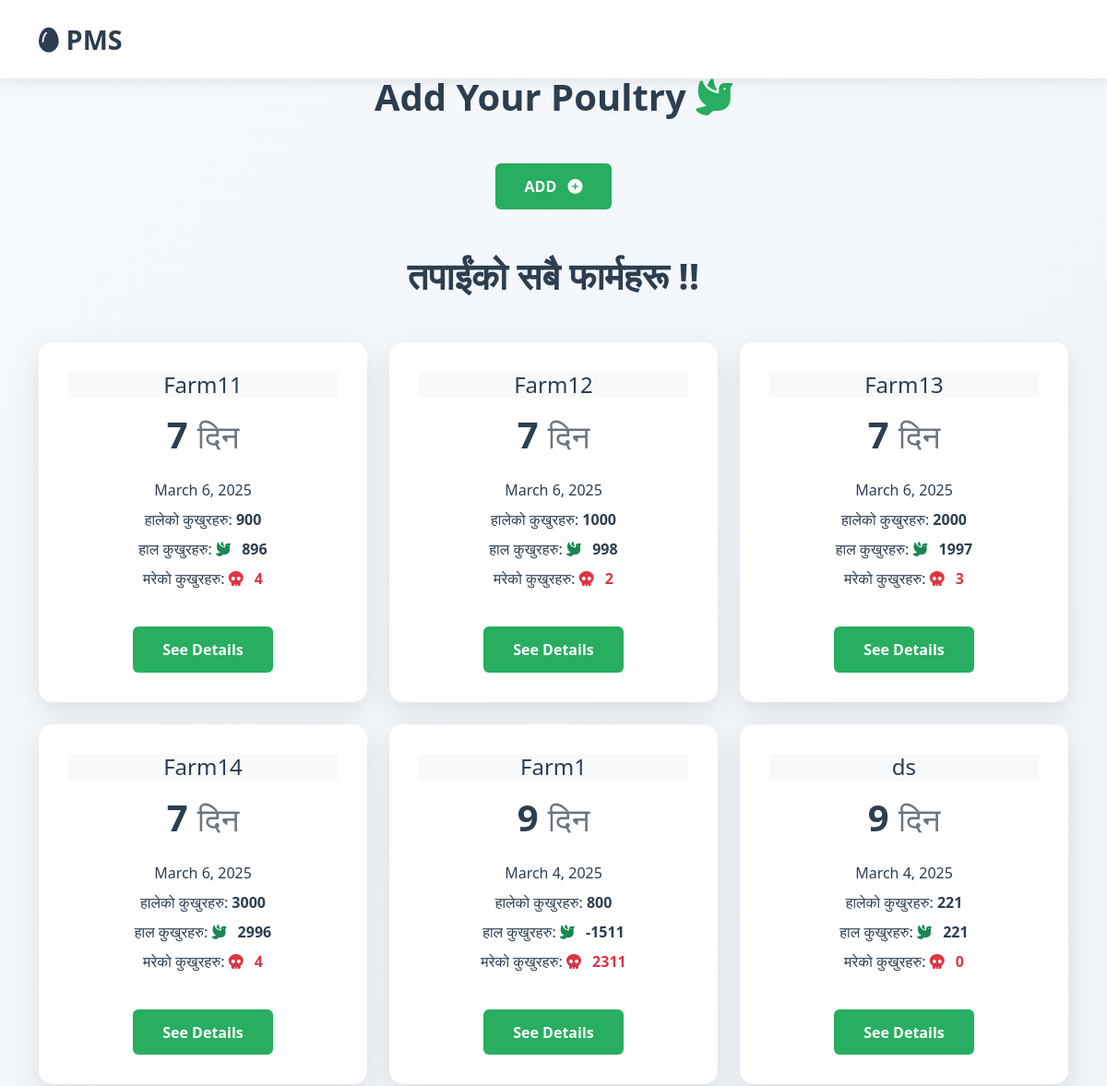
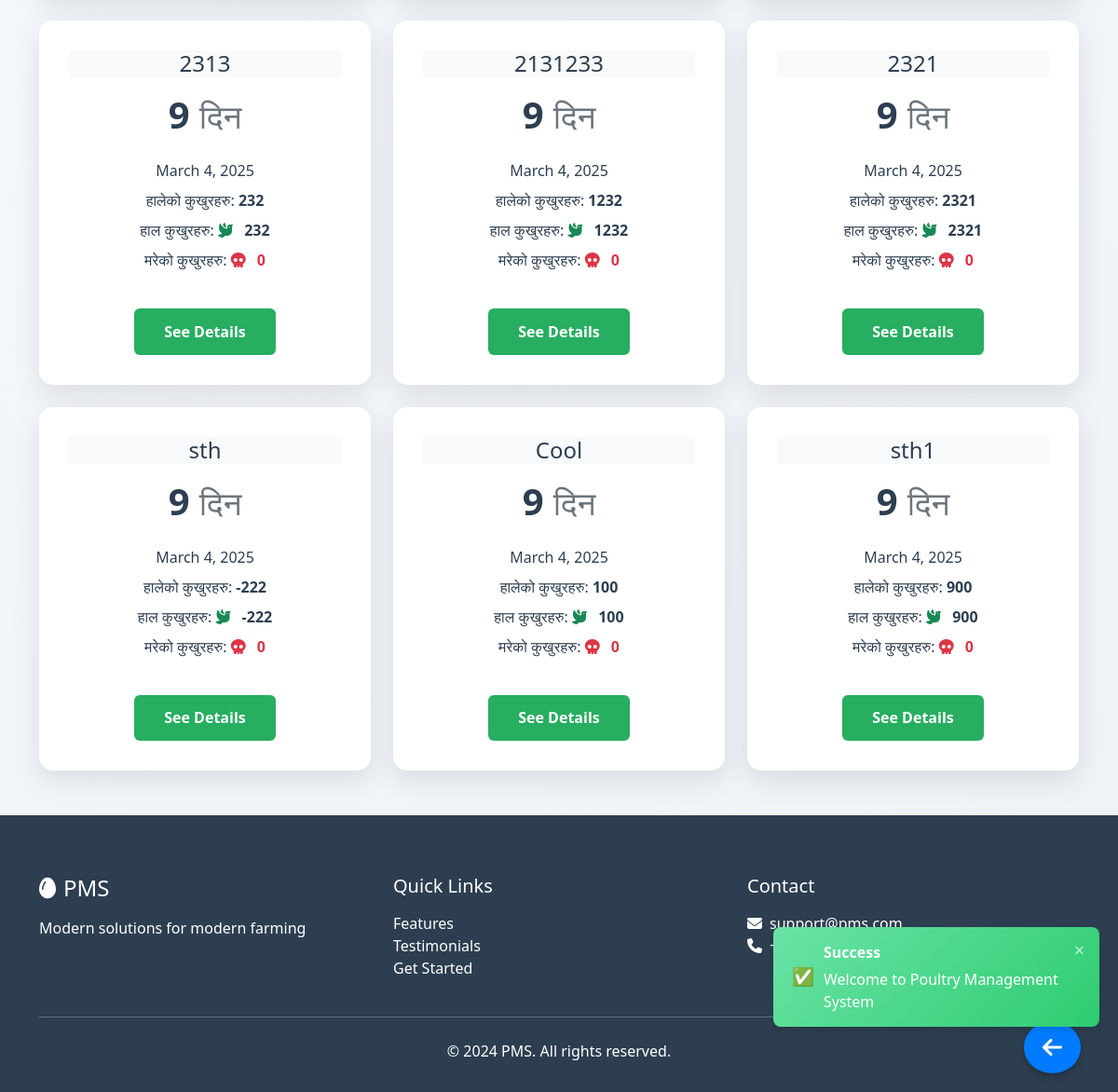
/userhome/mainpage/20/ (signed in), run on the app's committed database (2 pictures, top to bottom).
### userhome/models.py (models this page shows, shortened)
class Poultry(models.Model):
    user = models.ForeignKey(User, on_delete=models.CASCADE)
    poultryName = models.CharField(max_length=20, primary_key=True)
    totalChicken = models.IntegerField()
    totalDead = models.IntegerField(default=0)
    startDate = models.DateField(auto_now_add=True)
    @property
    def totalDays(self):
        return ((date.today() - self.startDate)).days+1
    @property
    def totalChickenNow(self):
        return ((self.totalChicken-self.totalDead))

### userhome/views.py (the view)
# urls.py: path('mainpage/<int:user_id>/', views.userHome, name='mainpage'),
@login_required
def userHome(request,user_id):
    messages.success(request, "Welcome to Poultry Management System")
    if not CheckUser(request, user_id):
        return redirect('/')
    user_info = Poultry.objects.filter(user_id=user_id).order_by('-startDate')
    for poultry in user_info:
        poultryName = poultry.poultryName
        UpdateTotal(user_id,poultryName)
    return render(request, 'mainpage.html',{'parms':user_info})

### userhome/models.py (called while the page is built)
    def calculate_totals(self, user):
        bills = BillPost.objects.filter(poultryName=self.poultryName, poultryName__user=user)
        self.totalDana = sum(bill.totalChickenFeed for bill in bills)
        self.totalMedicine = sum(bill.totalMedicine for bill in bills)
        self.totalVaccine = sum(bill.totalVaccine for bill in bills)
        self.totalAmount = sum(bill.totalAmount for bill in bills)
        self.totalBhus = sum(bill.totalBhus for bill in bills)

    def save(self, *args, **kwargs):
        self.calculate_totals(self.poultryName.user)
        super().save(*args, **kwargs)

### userhome/service.py (called while the page is built)
def UpdateTotal(user_id,poultryName):
    poultry = get_object_or_404(Poultry, user_id=user_id, poultryName=poultryName)
    total_obj, created = Total.objects.get_or_create(poultryName=poultry)
    total_obj.calculate_totals(poultry.user)
    total_obj.save()

def CheckUser(request, user_id):
    if request.user.id != user_id:
        messages.error(request, "You are not authorized to view this page.")
        return False
    return True

### userhome/templates/mainpage.html (shortened to what this page needs)
{% extends 'Base.html' %}
{% block mainContent%}
{%load static%}
<div class="container py-5">
  <div class="row">
      <div class="col-12">
          <h1 class="section-heading text-center mb-5">
              Add Your Poultry
              <i class="fa-solid fa-dove text-accent" style="color: var(--accent-color);"></i>
          </h1>
          <div class="text-center mb-5">
              <button class="btn btn-primary" data-bs-toggle="modal" data-bs-target="#addPoultry">
                  ADD <i class="fa-solid fa-circle-plus ms-2"></i>
              </button>
          </div>
          <h1 class="section-heading text-center mb-5">
              तपाईंको सबै फार्महरू !!
          </h1>
          <div class="row g-4 ">
              {% for parm in parms %}
              <div class="col-md-4 ">
                  <div class="feature-card text-center baseColorText ">
                      <div class="card-header mb-3 bg-light">
                          <h4 class="my-0 font-weight-normal ">{{parm.poultryName}}</h4>
                      </div>
                      <div class="card-body ">
                          <h1 class="mb-4">
                              <span class="stat-number baseColorText">{{parm.totalDays}}</span>
                              <small class="text-muted">दिन</small>
                          </h1>
                          <ul class="list-unstyled mb-4">
                              <li class="mb-2">{{parm.startDate}}</li>
                              <li class="mb-2">
                                  हालेको कुखुरहरु:
                                  <strong>{{parm.totalChicken}}</strong>
                              </li>
                              <li class="mb-2">
                                  हाल कुखुरहरु:
                                  <i class="fa-solid fa-dove text-success me-2"></i>
                                  <strong>{{parm.totalChickenNow}}</strong>
                              </li>
                              <li>
                                  मरेको कुखुरहरु:
                                  <i class="fa-solid fa-skull text-danger me-2"></i>
                                  <strong class="text-danger">{{parm.totalDead}}</strong>
                              </li>
                          </ul>
                          <a href="profile/{{parm.poultryName}}" class="btn btn-primary mt-3">
                              See Details
                          </a>
                      </div>
                  </div>
              </div>
              {% endfor %}
          </div>
      </div>
  </div>
</div>
{%endblock%}

### userhome/templates/mainpage.html (style rules this page uses)
:root { --primary-color: #2c3e50; --accent-color: #27ae60; }
body { font-family: 'Segoe UI', Tahoma, Geneva, Verdana, sans-serif; background: linear-gradient(135deg, #f6f9fc, #eef2f7); }

### data on the page
Poultry: poultryName "Farm11", totalDays "7", startDate "March 6, 2025", totalChicken "900", totalChickenNow "896", totalDead "4"
Poultry: poultryName "Farm12", totalDays "7", startDate "March 6, 2025", totalChicken "1000", totalChickenNow "998", totalDead "2"
Poultry: poultryName "Farm13", totalDays "7", startDate "March 6, 2025", totalChicken "2000", totalChickenNow "1997", totalDead "3"
Poultry: poultryName "Farm14", totalDays "7", startDate "March 6, 2025", totalChicken "3000", totalChickenNow "2996", totalDead "4"
Poultry: poultryName "Farm1", totalDays "9", startDate "March 4, 2025", totalChicken "800", totalChickenNow "-1511", totalDead "2311"
Poultry: poultryName "ds", totalDays "9", startDate "March 4, 2025", totalChicken "221", totalChickenNow "221", totalDead "0"
Poultry: poultryName "2313", totalDays "9", startDate "March 4, 2025", totalChicken "232", totalChickenNow "232", totalDead "0"
Poultry: poultryName "2131233", totalDays "9", startDate "March 4, 2025", totalChicken "1232", totalChickenNow "1232", totalDead "0"
Poultry: poultryName "2321", totalDays "9", startDate "March 4, 2025", totalChicken "2321", totalChickenNow "2321", totalDead "0"
Poultry: poultryName "sth", totalDays "9", startDate "March 4, 2025", totalChicken "-222", totalChickenNow "-222", totalDead "0"
Poultry: poultryName "Cool", totalDays "9", startDate "March 4, 2025", totalChicken "100", totalChickenNow "100", totalDead "0"
Poultry: poultryName "sth1", totalDays "9", startDate "March 4, 2025", totalChicken "900", totalChickenNow "900", totalDead "0"
